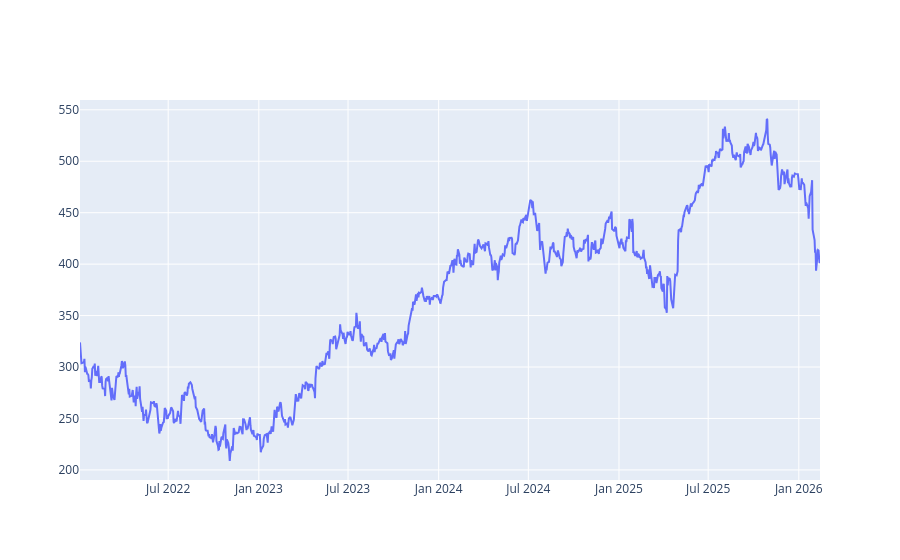

Here is the notebook cell this chart was saved with:
### Code cell
fig = go.Figure(data=go.Scatter(x=data.index,y=data[('Close','MSFT')],mode='lines'))

fig.show()

### Figure 1 — Plotly figure (JSON) as saved in the notebook; plotly's stock layout.template omitted (floating-point values rounded to 4 significant figures; data arrays with more than 128 entries replaced by an {"elided": "..."} marker saying what was removed)
{"data": [{"mode": "lines", "type": "scatter", "x": {"elided": "1033 str values"}, "y": {"elided": "1033 float values"}}], "layout": {}}
